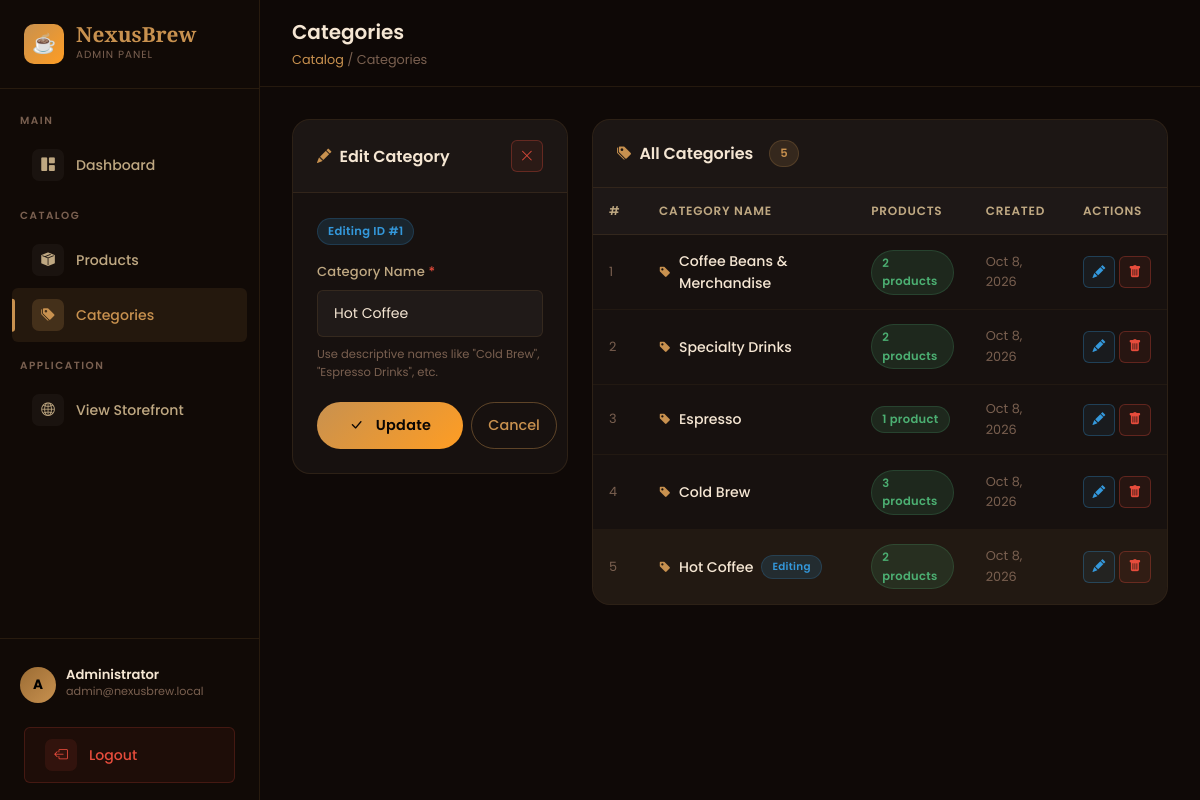
Screenshot of /categories.php?edit_id=1 (signed in) with the database file from the repository.
### tables this page shows
CREATE TABLE categories (
    id         INT AUTO_INCREMENT PRIMARY KEY,
    name       VARCHAR(100) NOT NULL,
    created_at DATETIME DEFAULT CURRENT_TIMESTAMP
);

### categories.php (the view, shortened to what this page needs)
<?php
require_once __DIR__ . '/db.php';
$editCat    = null;
if (isset($_GET['edit_id'])) {
    $editId    = $_GET['edit_id'];
    $editQuery = "SELECT * FROM categories WHERE id = " . $editId;
    $editRes   = mysqli_query($conn, $editQuery);
    if ($editRes && mysqli_num_rows($editRes) > 0) {
        $editCat = mysqli_fetch_assoc($editRes);
    }
}
$allResult = mysqli_query($conn, "SELECT c.*, COUNT(p.id) AS product_count FROM categories c LEFT JOIN products p ON c.id = p.category_id GROUP BY c.id ORDER BY c.id DESC");
$allCats   = [];
while ($row = mysqli_fetch_assoc($allResult)) {
    $allCats[] = $row;
}
?>
<!DOCTYPE html>
<html lang="en">
<head>
    <link rel="stylesheet" href="https://cdn.jsdelivr.net/npm/bootstrap@5.3.2/dist/css/bootstrap.min.css">
    <link rel="stylesheet" href="https://cdn.jsdelivr.net/npm/bootstrap-icons@1.11.3/font/bootstrap-icons.min.css">
    <link rel="stylesheet" href="assets/css/style.css">
</head>
<body>
<div class="admin-layout">
    <?php include __DIR__ . '/includes/sidebar.php'; ?>
    <main class="admin-main">
        <div class="admin-topbar">
            <div>
                <div class="topbar-title">Categories</div>
                <div class="topbar-breadcrumb">
                    <span>Catalog</span> / Categories
                </div>
            </div>
        </div>
        <div class="admin-content">
            <div class="row g-4">
                <div class="col-lg-4">
                    <div class="admin-card">
                        <div class="admin-card-header">
                            <div class="admin-card-title">
                                <i class="bi bi-<?= $editCat ? 'pencil-fill' : 'plus-circle-fill' ?>"></i>
                                <?= $editCat ? 'Edit Category' : 'Add New Category' ?>
                            </div>
                            <?php if ($editCat): ?>
                                <a href="categories.php" class="btn-action delete" title="Cancel edit">
                                    <i class="bi bi-x-lg"></i>
                                </a>
                            <?php endif; ?>
                        </div>
                        <div class="admin-card-body">
                            <form method="POST" action="categories.php" id="categoryForm">
                                <?php if ($editCat): ?>
                                    <div class="nb-badge nb-badge-info mb-3">
                                        Editing ID #<?= (int)$editCat['id'] ?>
                                    </div>
                                <?php endif; ?>
                                <div class="nb-form-group">
                                    <label class="nb-label" for="cat_name">
                                        Category Name <span style="color:var(--danger);">*</span>
                                    </label>
                                    <input
                                        type="text"
                                        id="cat_name"
                                        name="cat_name"
                                        class="nb-input"
                                        placeholder="e.g. Hot Coffee"
                                        value="<?= $editCat ? htmlspecialchars($editCat['name']) : (isset($_POST['cat_name']) ? $_POST['cat_name']  : '') ?>"
                                        required
                                        autofocus
                                    >
                                    <p style="font-size:0.72rem;color:var(--text-muted);margin-top:0.5rem;">
                                        Use descriptive names like "Cold Brew", "Espresso Drinks", etc.
                                    </p>
                                </div>
                                <div class="d-flex gap-2">
                                    <button type="submit" class="btn-gold" style="flex:1;justify-content:center;" id="saveCategoryBtn">
                                        <i class="bi bi-<?= $editCat ? 'check-lg' : 'plus-lg' ?> me-1"></i>
                                        <?= $editCat ? 'Update' : 'Add Category' ?>
                                    </button>
                                    <?php if ($editCat): ?>
                                        <a href="categories.php" class="btn-outline-gold" style="padding:0.7rem 1rem;" id="cancelCatEditBtn">
                                            Cancel
                                        </a>
                                    <?php endif; ?>
                                </div>
                            </form>
                        </div>
                    </div>
                </div>
                <div class="col-lg-8">
                    <div class="admin-card">
                        <div class="admin-card-header">
                            <div class="admin-card-title">
                                <i class="bi bi-tags-fill"></i>
                                All Categories
                                <span class="nb-badge nb-badge-gold ms-2"><?= count($allCats) ?></span>
                            </div>
                        </div>
                        <div style="overflow-x:auto;">
                            <table class="nb-table">
                                <thead>
                                    <tr>
                                        <th style="width:50px;">#</th>
                                        <th>Category Name</th>
                                        <th>Products</th>
                                        <th>Created</th>
                                        <th style="width:100px;">Actions</th>
                                    </tr>
                                </thead>
                                <tbody>
                                    <?php if (empty($allCats)): ?>
                                        <tr>
                                            <td colspan="5">
                                                <div class="empty-state py-4">
                                                    <div class="empty-state-icon"><i class="bi bi-tags"></i></div>
                                                    <div class="empty-state-title">No categories yet</div>
                                                    <p style="font-size:0.82rem;margin-top:0.5rem;">
                                                        Add your first category using the form.
                                                    </p>
                                                </div>
                                            </td>
                                        </tr>
                                    <?php else: ?>
                                        <?php foreach ($allCats as $i => $cat): ?>
                                            <tr <?= $editCat && $editCat['id'] == $cat['id'] ? 'style="background:rgba(200,145,79,0.06);"' : '' ?>>
                                                <td style="color:var(--text-muted);font-size:0.8rem;"><?= $i + 1 ?></td>
                                                <td>
                                                    <div style="font-weight:500;display:flex;align-items:center;gap:8px;">
                                                        <i class="bi bi-tag-fill" style="color:var(--gold);font-size:0.75rem;"></i>
                                                        <?= htmlspecialchars($cat['name']) ?>
                                                        <?php if ($editCat && $editCat['id'] == $cat['id']): ?>
                                                            <span class="nb-badge nb-badge-info" style="font-size:0.65rem;">Editing</span>
                                                        <?php endif; ?>
                                                    </div>
                                                </td>
                                                <td>
                                                    <a href="products.php" style="text-decoration:none;">
                                                        <span class="nb-badge <?= $cat['product_count'] > 0 ? 'nb-badge-success' : 'nb-badge-danger' ?>">
                                                            <?= $cat['product_count'] ?> product<?= $cat['product_count'] != 1 ? 's' : '' ?>
                                                        </span>
                                                    </a>
                                                </td>
                                                <td style="font-size:0.8rem;color:var(--text-muted);">
                                                    <?= date('M j, Y', strtotime($cat['created_at'])) ?>
                                                </td>
                                                <td>
                                                    <div class="d-flex gap-1">
                                                        <a href="categories.php?edit_id=<?= $cat['id'] ?>"
                                                           class="btn-action edit"
                                                           title="Edit category"
                                                           id="editCat<?= $cat['id'] ?>">
                                                            <i class="bi bi-pencil-fill"></i>
                                                        </a>
                                                        <a href="categories.php?delete_id=<?= $cat['id'] ?>"
                                                           class="btn-action delete"
                                                           data-confirm="Delete category '<?= htmlspecialchars($cat['name']) ?>'? Products in this category will become uncategorized."
                                                           title="Delete category"
                                                           id="deleteCat<?= $cat['id'] ?>">
                                                            <i class="bi bi-trash-fill"></i>
                                                        </a>
                                                    </div>
                                                </td>
                                            </tr>
                                        <?php endforeach; ?>
                                    <?php endif; ?>
                                </tbody>
                            </table>
                        </div>
                    </div>
                </div>
            </div>
        </div>
    </main>
</div>
</body>
</html>

### rows the page displays
categories: id "1", cat_name "Hot Coffee", name "Hot Coffee", shows "Editing", product_count "2", created_at "Oct 8, 2026"
categories: name "Coffee Beans & Merchandise", product_count "2", created_at "Oct 8, 2026"
categories: name "Specialty Drinks", product_count "2", created_at "Oct 8, 2026"
categories: name "Espresso", product_count "1", created_at "Oct 8, 2026"
categories: name "Cold Brew", product_count "3", shows "s", created_at "Oct 8, 2026"

### other values shown
count($allCats) "5"
